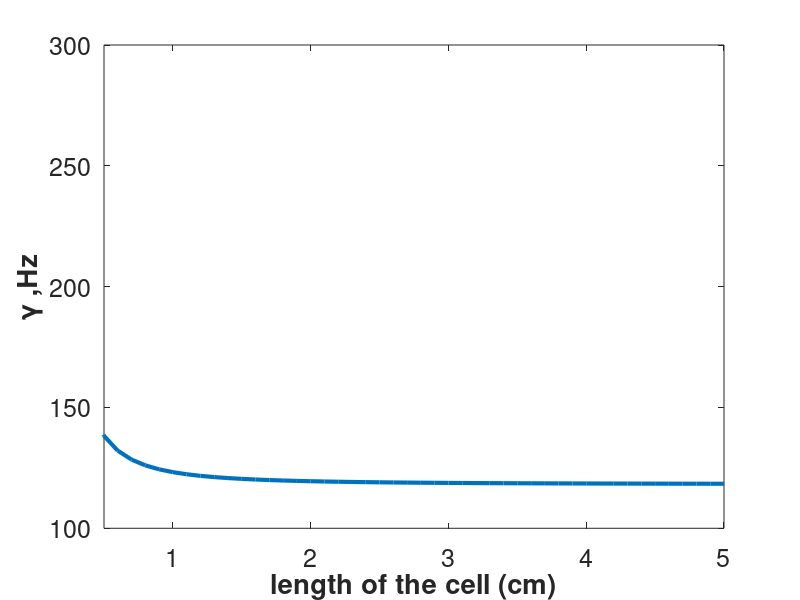
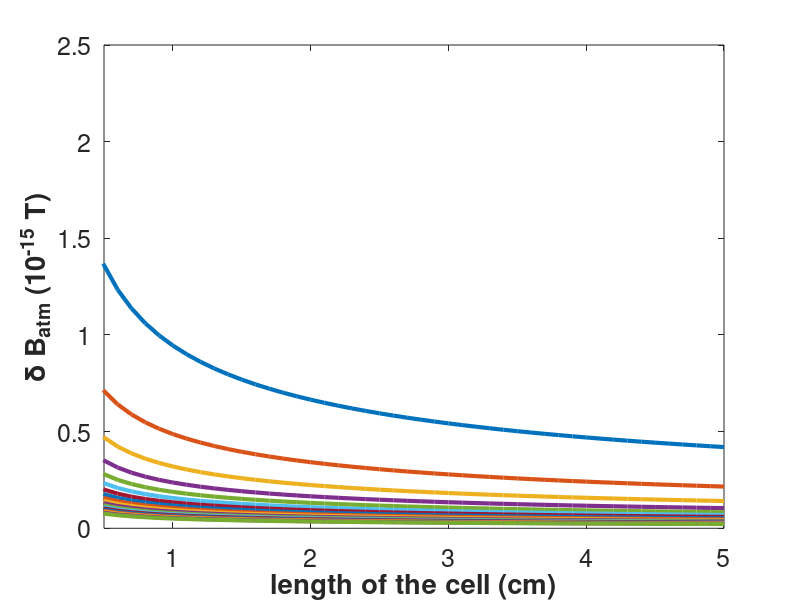

MATLAB code to generate these figures, in order: (Note: this script raises an error after producing the figures.)
%%intrinsic_sens_serf calculates the intrinsic noise of the SERF single beam sensor.
%
% output dB_i - the values of intrinsic noise for NMOR as a function of
% length and width (LxW) of the vapour cell
%
%Note: one can explore dB_i as a fuction of any parameter in the model in
%similar way it's done here for cell volume (LxW)
%
%More details in paper:
%https://doi.org/10.1016/j.neuroimage.2022.119747.
%
%More comments in *intrinsic_sens_nmor.m*
% Author Yulia Bezsudnova
% yxb968@student.bham.ac.uk

%% parameters of the model
Lstrart=2/1000; % Length of cell
Lfinish=50/1000;
L=Lstrart:1/1000:Lfinish; %m

Wstart=2/1000; % Width of the cell
Wfinish=20/1000;
W=Wstart:1/1000:Wfinish; %m

m = 87*1.66*10^(-27);
T = 450;
Vthermal = sqrt(1.38*10^(-23)*8*(T + 273)/m); %m/sec
sSE = 2*10^(-14)*10^(-4); %m2
gamma = 7*10^9*2*pi; %hz/T
%mu_b=927.400*10^(-26);

h = 1.054*10^(-34);
gammae=1.7*10^(11)/(2*3/2+1); %the gyromagnetic ratio of a bare electron.

R= W./2; %m
h = 1.054*10^(-34); %m

fr=377*10^12;
Iph=0.5*10^(-3)/(10^-4); %pump beam intensity [W/m^2]
kv=10^(-23); %microscopic absorption cross-section [m^2]
crosssec=W.*W; %m
Iph=0.5*10^(-3)/(10^-4);
n_ai = 10^(14) * 10^6;

%% constants for spin-destruction collisions (eq. A.2.5)
s_self = 1.6*10^(-17)*10^(-4); %m2

p_bg = 600; %Torr
s_bg = 9*10^(-24)*10^(-4); %m2

M_bg = 20*1.66*10^(-27);
m_bg_rb = (1/M_bg+1/m)^(-1);
V_bg = sqrt(1.38*10^(-23)*8*(T + 273)/m_bg_rb);

p_q = 20; %Torr
s_q = 10^(-22)*10^(-4); %m2

M_q = 14*1.66*10^(-27);
m_q_rb = (1/M_bg+1/m)^(-1);
V_q = sqrt(1.38*10^(-23)*8*(T + 273)/m_q_rb);

%% spin-destraction

rel_sd_self = 1/4*s_self*n_ai*sqrt(2)*Vthermal;

n_bg = 2.68*10^(25)*p_bg/760;
rel_sd_bg = 1/4*s_bg*V_bg*n_bg;

n_q = 2.68*10^(25)*p_q/760;
rel_sd_q = 1/4*s_q*V_q*n_q;

rel_sd = rel_sd_self+rel_sd_bg+rel_sd_q;

%% wall collision

Do = 0.2*10^(-4); %m2/s shape factor
rel_wall = Do.*760./p_bg.*(2.4^2./R.^2+pi^2./L'.^2);

%% light-induced relaxation

int_part=[];
s=1;

for L1=2/1000:1/1000:50/1000
int_part(s)=integral(@(x)exp(-kv*n_ai*x),0,L1);
s=s+1;
end

Imean=Iph*int_part./L;

rellight= 2*kv/(h*fr).*Imean;

%% width (HWHM) of the resonance

width_serf = rel_wall + repmat(rel_sd,49,19)+rellight(1);

figure(1)
plot(L*100 ,2*width_serf(:,9),'LineWidth',3)
xlabel('length of the cell (cm)','FontSize',24,'FontWeight','bold')
ylabel('\gamma ,Hz','FontSize',24,'FontWeight','bold')
xlim([0.5 5])
set(gca,'fontsize',18)

%% atomic-shot noise


dB_atm = 4/gammae.*sqrt(2.*width_serf./(L'*crosssec*n_ai));

figure(2)
plot(L*100 ,dB_atm*10^(15),'LineWidth',3)
xlabel('length of the cell (cm)','FontSize',24,'FontWeight','bold')
ylabel('\delta B_{atm} (10^{-15} T)','FontSize',24,'FontWeight','bold')
xlim([0.5 5])
set(gca,'fontsize',18)

%% photon-shot noise


pow=Iph*10^(-4);
gammae=2*mu_b/h*2*pi;
dB_phsh=4/gammae*sqrt(h*fr/(pow)).*width_serf;

figure(3)
plot(L*100 ,dB_phsh*10^(15),'LineWidth',3)
xlabel('length of the cell (cm)','FontSize',24,'FontWeight','bold')
ylabel('\delta B_{ph} (10^{-15} T)','FontSize',24,'FontWeight','bold')
xlim([0.5 5])
set(gca,'fontsize',18)
%% intrinsic sensitivity ft/sqrt(Hz)

dB_i_serf=sqrt(dB_phsh.^2+dB_atm.^2);

figure(4)
imagesc(dB_i_serf)
colorbar
%plot(L*100 ,dB_i_serf*10^(15),'LineWidth',3)
xlabel('L (cm)','FontSize',24,'FontWeight','bold')
ylabel('\delta B_{i} (10^{-15} T)','FontSize',24,'FontWeight','bold')
xlim([0.5 5])
set(gca,'fontsize',18)

save dB_i_serf dB_i_serf
